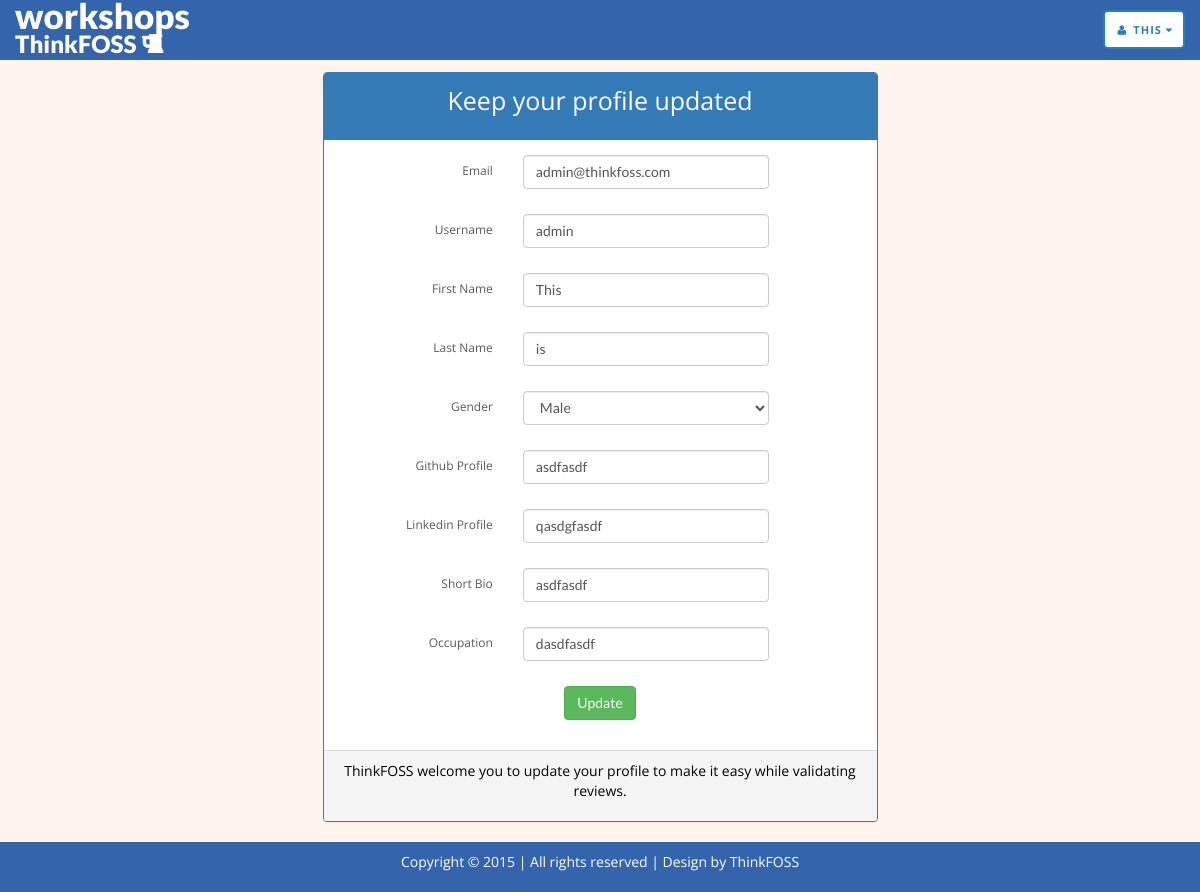
Screenshot of /register/user/profile/edit/ (signed in) with the database file from the repository.
### registration/models.py (models this page shows, shortened)
class User(AbstractBaseUser):
    user_id = models.AutoField(primary_key=True)
    user_first_name = models.CharField(_('First Name'), max_length=32, blank=True, null=True,
                                  validators=[RegexValidator(regex='^[A-Za-z]*$')])
    user_last_name = models.CharField(_('Last Name'), max_length=32, blank=True, null=True,
                                    validators=[RegexValidator(regex='^[A-Za-z]*$')])
    email = models.EmailField(_('Email'), db_index=True, unique=True)
    date_joined = models.DateTimeField(auto_now_add=True)
    username = models.CharField(_('username'), max_length=32, blank=False, unique=True)
    user_gender = models.CharField(_('Gender'), max_length=1, choices=GENDER, blank=True, null=True)
    user_github = models.CharField(_('Github Profile'),max_length=100,blank=True )
    user_linkedin = models.CharField(_('Linkedin Profile'),max_length=100,blank=True )
    user_bio = models.CharField(_('Short Bio'), max_length=1000,blank=True )
    user_occupation = models.CharField(_('Occupation'), max_length=100,blank=True )
    is_active = models.BooleanField(default=True)
    is_admin = models.BooleanField(default=False)
    objects = MyUserManager()
    USERNAME_FIELD = 'email'
    REQUIRED_FIELDS = ['username']

### registration/views.py (the view)
class UserProfileUpdateView(LoginRequiredMixin, CurrentUserMixin, UpdateView):
    model = User
    fields = user_fields + user_extra_fields
    template_name_suffix = '_update_form'
    success_url = '/register/user/profile/edit/success/'

### registration/templatetags/register_extras.py (called while the page is built)
@register.filter(name='addcss')
def addcss(field, css):
    return field.as_widget(attrs={"class":css})

### registration/views.py (called while the page is built)
    def get_object(self, *args, **kwargs):
        try: obj = super(CurrentUserMixin, self).get_object(*args, **kwargs)
        except AttributeError: obj = self.request.user
        return obj

### registration/templates/registration/user_update_form.html (shortened to what this page needs)
{% extends "static/base.html" %}
{% load staticfiles %}
{% load register_extras %}
{% block body %}
<div class="overlay" id="update_user">
<div class="container container-top">
  <div class="row">
    <div class="col col-md-6 col-md-offset-3">
        <div class="panel panel-primary">
            <div class="panel-heading">
                <p style="text-align:center; color:white; font-size:25px;">  Keep your profile updated</p>
            </div>
            <div class="panel-body">
	<form class="form-horizontal" id="registerForm" method="POST"
    enctype="multipart/form-data" action="{% url 'user_profile_update' %}">
    <fieldset>
        {% csrf_token %} {% load tz %}
        {% for field in form.visible_fields %}
        <div id="div_{{ field.html_name }}"
            class="form-group{% if field.errors %} has-error{% endif%}">
            <label class="col-sm-4 control-label" for="{{ field.id_for_label }}">
                {{ field.label }}
            </label>
			<div class="col-md-6 cnt-inpt">
				{{ field|addcss:"form-control" }}
            </div>
		</div>
		{% endfor %}
			<div class="form-group" style="text-align:center">
								 <button type="submit" class="btn btn-success" >Update</button>
				 </div>
		 </fieldset>
	 </form>
        </div>
            <div class="panel-footer">
                <p style="text-align:center">ThinkFOSS welcome you to update your profile to make it easy while validating reviews.</p>
            </div>
 </div>
</div>
 </div>
</div>
 </div>
{% endblock body %}

### registration/templates/static/navbar-fixed_top.html (shortened to what this page needs)
{% load staticfiles %}
<nav id="tf-menu" class="navbar navbar-default navbar-fixed-top navbar-transparent">
<div class="container" >
    <div class="navbar-header">
            <a class="navbar-brand" href="/"  style="padding-top:5px; padding-bottom:5px;">
                <span style="font-size:35px; color:white">workshops</span>
                <br><span style="font-size: 24px; color:white; ">ThinkFOSS <i class="fa fa-beer"></i></span>
                </a>
        </div>
        <div class="collapse navbar-collapse" id="bs-example-navbar-collapse-1">
          <ul class="nav navbar-nav navbar-right" id="home_nav">
                {% if user.is_anonymous %}
                    <li><button type="button" data-toggle="modal" data-target="#login-modal" class="btn-new btn-ghost btn-nav" >Login </button></li>
                    <li><a href="{% url 'register_user' %}" class="btn-new btn-nav btn-white" id="signup_btn" style="padding: 5px; display:table;">Sign Up</a></li>
                  {% else %}
                    <li>
                    <div class="btn-group">
                      <a class="btn-new btn-nav btn-white" data-toggle="dropdown"><i class="fa fa-user fa-fw"></i>
                        {% if request.user.user_first_name %}
                          {{ request.user.user_first_name }}
                          {% elif request.user.username %}
                          {{ request.user.username }}
                          {% else %}
                          {{ request.user.email }}
                        {% endif %}
                          <span class="fa fa-caret-down"></span>
                        </a>
                </div>
              </li>
                  {% endif %}
                        </ul>
                </div>
        </div>
</nav>

### media/css/style.css (style rules this page uses)
body, html { font-family: 'Lato', sans-serif; text-rendering: optimizeLegibility !important; -webkit-font-smoothing: antialiased !important; color: #5a5a5a; }
p { font-family: 'Open Sans', sans-serif; }
a { color: #FCAC45; }
ul, ol { padding: 0; webkit-padding: 0; moz-padding: 0; }
#tf-menu { transition: all 0.8s; }
.navbar-transparent { background-color: transparent; }
#tf-menu.navbar-default { border-color: rgba(41, 109, 212, 0.01); background: #3464AB; }
#tf-menu a.navbar-brand { font-weight: 900; }
label { float: left; font-size: 12px; font-weight: 400; font-family: 'Open Sans', sans-serif; }
#bs-example-navbar-collapse-1 li { font-weight: 500; }
* { margin :0; }
html, body { height: 100%; }
.container-top { padding-top:6%; }
.btn-white { background: #ffffff; color: #2980b9; border-color: #ffffff; }
.btn-new { font-family: "Raleway", "Open Sans", "Helvetica Neue", Helvetica, Arial, sans-serif; font-weight: 700; font-size: 11px; line-height: 15px; text-transform: uppercase; letter-spacing: 1px; -o-transition: all .3s ease; -webkit-transition: all .3s ease; -moz-transition: all .3s ease; transition: all .3s ease; margin-right: 15px; margin-bottom: 5px; border-radius: 5px; display: inline-block; padding: 14px 28px 13px 28px; border:2px solid; }
.btn-nav { margin: 10px 0 10px 15px; padding: 10px; }
li a { color :black; }
#update_user { background: none; background-color: seashell; background-attachment: fixed; }
#update_user p { color:black; }

### rows the page displays
User: user.user_first_name "THIS", visible_fields "admin@thinkfoss.com" "admin" "This" "is" "Male" "asdfasdf" "qasdgfasdf" "asdfasdf" "dasdfasdf"

### other values shown
{{ field.label }} "Email" "Username" "First Name" "Last Name" "Gender" "Github Profile" "Linkedin Profile" "Short Bio" "Occupation"
